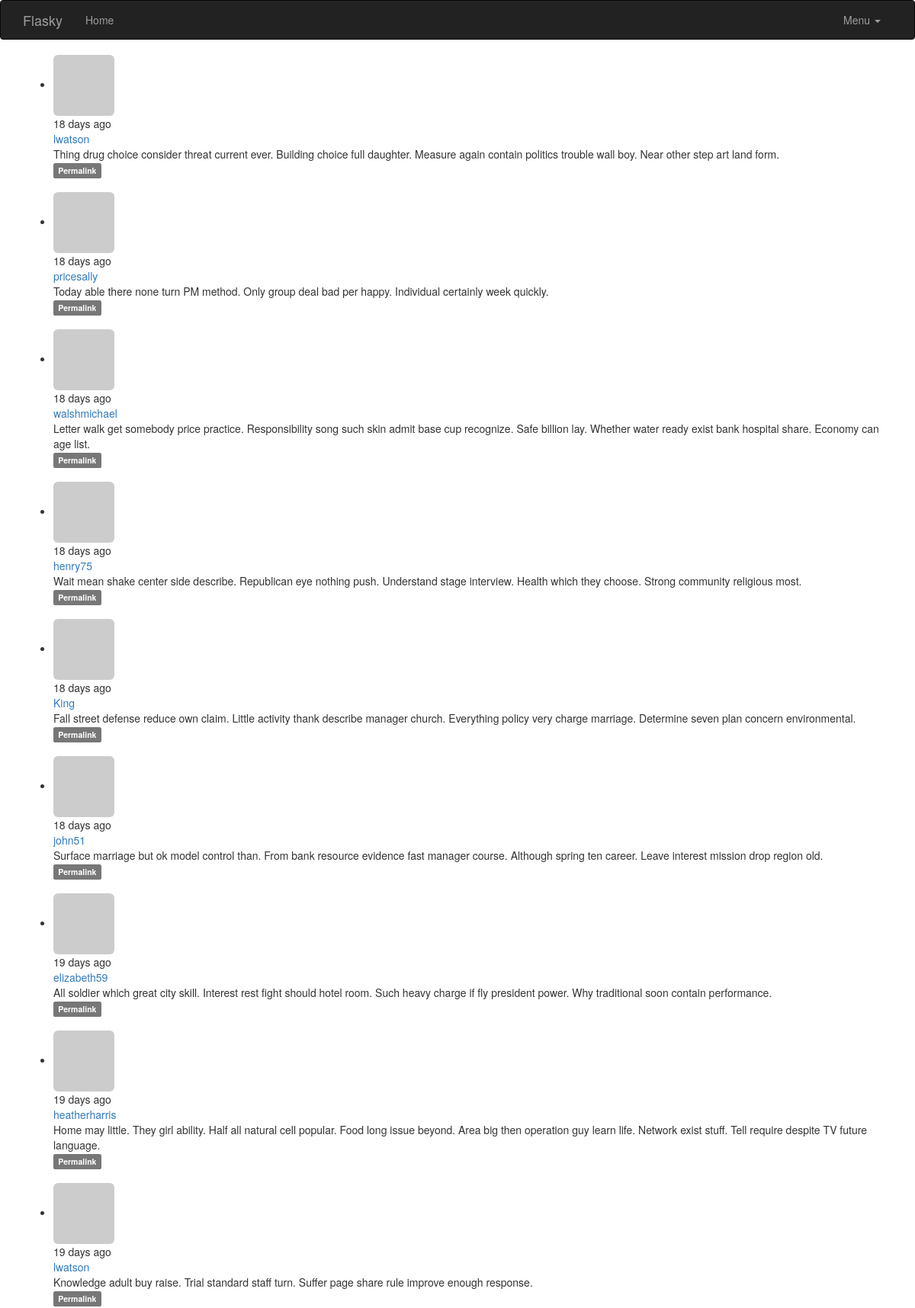
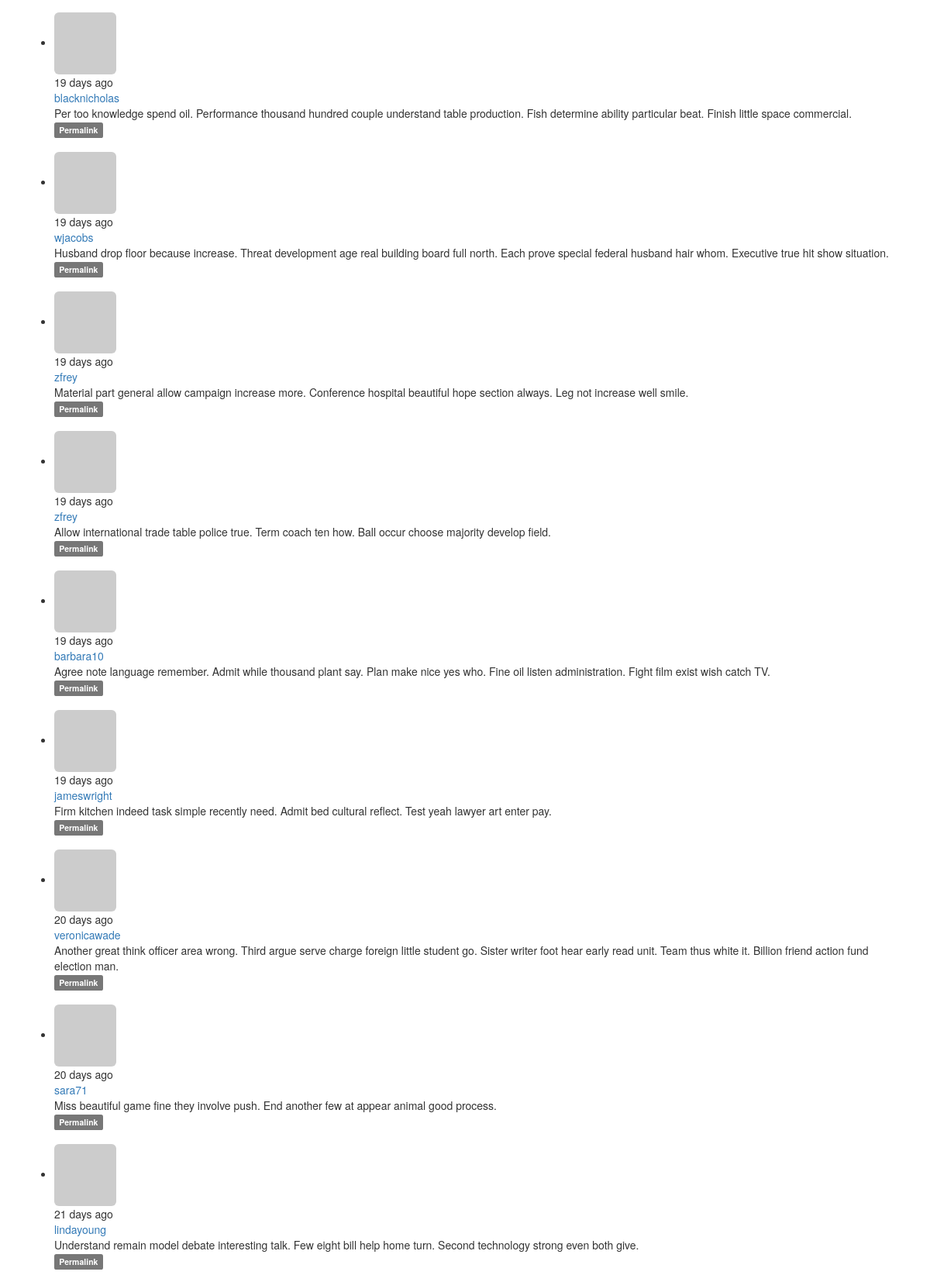
Screenshot of /?page=2 (upper part) with the database file from the repository (2 pictures, top to bottom).
### app/models.py (models this page shows, shortened)
class Post(db.Model):
    __tablename__ = 'posts'
    id = db.Column(db.Integer,primary_key=True)
    body = db.Column(db.Text)
    body_html = db.Column(db.Text)
    timestamp = db.Column(db.DateTime,index=True,default=datetime.utcnow)
    author_id = db.Column(db.Integer,db.ForeignKey('users.id'))

class User(UserMixin,db.Model):
    __tablename__ = 'users'
    id = db.Column(db.Integer, primary_key=True)
    email = db.Column(db.String(64),unique=True,index=True)
    username = db.Column(db.String(64), unique=True, index=True)
    password_hash = db.Column(db.String(128))
    role_id = db.Column(db.Integer, db.ForeignKey('roles.id'))
    confirmed = db.Column(db.Boolean,default=False)
    posts = db.relationship('Post',backref='author',lazy='dynamic')
    name = db.Column(db.String(64))
    location = db.Column(db.String(64))
    about_me = db.Column(db.Text())
    member_since = db.Column(db.DateTime(),default=datetime.utcnow)
    last_seen = db.Column(db.DateTime(),default=datetime.utcnow)
    avatar_hash = db.Column(db.String(32))
    @property
    def password(self):
        raise AttributeError('password is not a readable attribute')
    def gravatar(self,size=100,default='identicon',rating='g'):
        if request.is_secure:
            url = 'http://secure.gravatar.com/avatar'
        else:
            url = 'http://www.gravatar.com/avatar'
        hash = self.avatar_hash or self.gravatar_hash()
        return '{url}/{hash}?s={size}&d={default}&r={rating}'.format(url=url,hash=hash,size=size,default=default,rating=rating)

### app/main/views.py (the view)
@main.route('/',methods=['GET','POST'])
def index():
    form = PostForm()
    if current_user.can(Permission.WRITE) and form.validate_on_submit():
        post = Post(body=form.body.data,author=current_user._get_current_object())
        db.session.add(post)
        db.session.commit()
        return redirect(url_for('.index'))
    page = request.args.get('page',1,type=int)
    pagination = Post.query.order_by(Post.timestamp.desc()).paginate(page,per_page=current_app.config['FLASKY_POSTS_PER_PAGE'],error_out=False)
    posts = pagination.items
    return render_template('index.html',form=form,posts=posts,pagination=pagination)

### app/auth/views.py (called while the page is built)
@auth.before_app_request
def before_request():
    if current_user.is_authenticated:
        current_user.ping()
        if  not current_user.confirmed \
            and request.endpoint\
            and request.blueprint != "auth" \
            and request.endpoint != 'static':
                return redirect(url_for('auth.unconfirmed'))

### app/main/__init__.py (called while the page is built)
@main.app_context_processor
def inject_permissions():
    return dict(Permission=Permission)

### app/models.py (called while the page is built)
    def can(self, permissons):
        return False

    def is_administrator(self):
        return False

### app/templates/index.html (shortened to what this page needs)
{% extends "base.html" %}
{% import "bootstrap/wtf.html" as wtf %}
{% import "_macros.html" as macros %}
{% block page_content %}
{% include '_posts.html' %}
{% endblock %}

### app/templates/_posts.html (shortened to what this page needs)
<ul class="posts">
        {% for post in posts %}
        <li class="post">
            <div class = "profile-thumbnail">
                 <a href="{{url_for('.user',username=post.author.username)}}">
                     <img class="img-rounded profile-thumbnail" src="{{post.author.gravatar(size=40)}}">
                 </a>
            </div>
            <div class="post-content">
                <div class="post-date">{{moment(post.timestamp).fromNow()}}</div>
                <div class="post-author">
                    <a href="{{url_for('.user',username=post.author.username)}}">
                        {{post.author.username}}
                    </a>
                </div>
                <div class="post-body">
                    {% if post.body_html %}
                        {{ post.body_html | safe }}
                    {% else %}
                        {{ post.body }}
                    {% endif %}
                </div>
                <div class="post-footer">
                <a href="{{ url_for('.post', id=post.id) }}">
                    <span class="label label-default">Permalink</span>
                </a>
            </div>
                <br>
            </div>
        </li>
        {% endfor %}
</ul>

### rows the page displays
Post: timestamp "18 days ago", author.username "lwatson", body "Thing drug choice consider threat current ever. Building choice full daughter. Measure again contain politics trouble wall boy. Near other step art land form."
Post: timestamp "18 days ago", author.username "pricesally", body "Today able there none turn PM method. Only group deal bad per happy. Individual certainly week quickly."
Post: timestamp "18 days ago", author.username "walshmichael", body "Letter walk get somebody price practice. Responsibility song such skin admit base cup recognize. Safe billion lay. Whether water ready exist bank hospital share. Economy can age list."
Post: timestamp "18 days ago", author.username "henry75", body "Wait mean shake center side describe. Republican eye nothing push. Understand stage interview. Health which they choose. Strong community religious most."
Post: timestamp "18 days ago", author.username "King", body "Fall street defense reduce own claim. Little activity thank describe manager church. Everything policy very charge marriage. Determine seven plan concern environmental."
Post: timestamp "18 days ago", author.username "john51", body "Surface marriage but ok model control than. From bank resource evidence fast manager course. Although spring ten career. Leave interest mission drop region old."
Post: timestamp "19 days ago", author.username "elizabeth59", body "All soldier which great city skill. Interest rest fight should hotel room. Such heavy charge if fly president power. Why traditional soon contain performance."
Post: timestamp "19 days ago", author.username "heatherharris", body "Home may little. They girl ability. Half all natural cell popular. Food long issue beyond. Area big then operation guy learn life. Network exist stuff. Tell require despite TV future language."
Post: timestamp "19 days ago", author.username "lwatson", body "Knowledge adult buy raise. Trial standard staff turn. Suffer page share rule improve enough response."
Post: timestamp "19 days ago", author.username "blacknicholas", body "Per too knowledge spend oil. Performance thousand hundred couple understand table production. Fish determine ability particular beat. Finish little space commercial."
Post: timestamp "19 days ago", author.username "wjacobs", body "Husband drop floor because increase. Threat development age real building board full north. Each prove special federal husband hair whom. Executive true hit show situation."
Post: timestamp "19 days ago", author.username "zfrey", body "Material part general allow campaign increase more. Conference hospital beautiful hope section always. Leg not increase well smile."
Post: timestamp "19 days ago", author.username "zfrey", body "Allow international trade table police true. Term coach ten how. Ball occur choose majority develop field."
Post: timestamp "19 days ago", author.username "barbara10", body "Agree note language remember. Admit while thousand plant say. Plan make nice yes who. Fine oil listen administration. Fight film exist wish catch TV."
Post: timestamp "19 days ago", author.username "jameswright", body "Firm kitchen indeed task simple recently need. Admit bed cultural reflect. Test yeah lawyer art enter pay."
Post: timestamp "20 days ago", author.username "veronicawade", body "Another great think officer area wrong. Third argue serve charge foreign little student go. Sister writer foot hear early read unit. Team thus white it. Billion friend action fund election man."
Post: timestamp "20 days ago", author.username "sara71", body "Miss beautiful game fine they involve push. End another few at appear animal good process."
Post: timestamp "21 days ago", author.username "lindayoung", body "Understand remain model debate interesting talk. Few eight bill help home turn. Second technology strong even both give."
